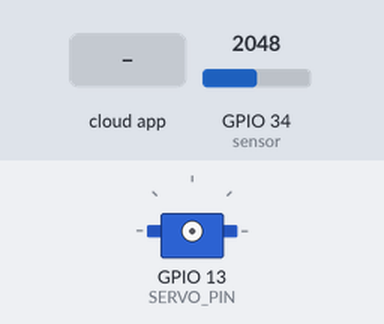
Simulated run of this sketch. Board: ESP32. Parts: servo. Inputs (shaded band) come from the test bench; at power-on: GPIO 34 (sensor) = 2048. WiFi joins after 1.5 s; servers stay silent unless stated; the Firebase database answers and starts empty; what the sketch prints to the serial monitor is not drawn.

Above: at 0.1 s.
At 2.7 s:
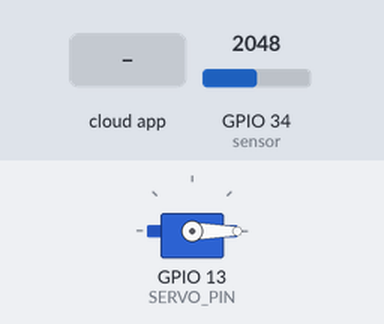
2.8 s: the phone or cloud app sets position to 1
At 4.3 s:
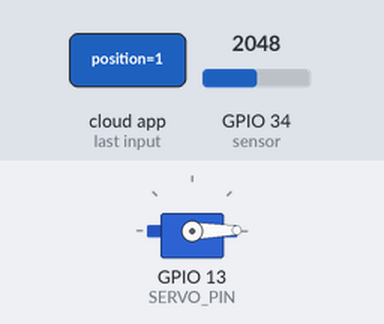
Timing chart, 0 to 5.8 s (numbered marks = the images above; inputs shaded):
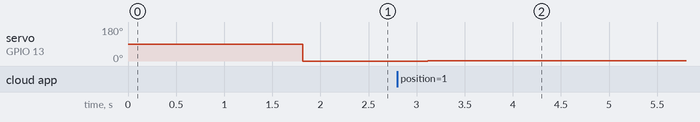

Measured:
- after the input at 2.8 s, servo on GPIO 13 (SERVO_PIN): 0° → 1° after 0.32 s

The sketch:

esp32code.ino
```cpp
#include <WiFi.h>
#include <FirebaseESP32.h>
#include <ESP32Servo.h> //library for ESP32 Servo Control
// Firebase Configuration
#define FIREBASE_HOST "https://esp32-bcb2b-default-rtdb.asia-southeast1.firebasedatabase.app"
 //Stores Firebase database URL
#define FIREBASE_AUTH "eZ6d7yUjvO3AXk1uOV8BwwtOCZp7wsmXgGUJux86"//Stores authentication token for Firebase access
// Wi-Fi Credentials
#define WIFI_SSID "YOUR_WIFI_SSID"
#define WIFI_PASSWORD "YOUR_WIFI_PASSWORD"
// Servo Setup
Servo myServo; //Creates a Servo object to control a servo motor
#define SERVO_PIN 13 // Any PWM-capable GPIO pin
// Firebase Setup
FirebaseData firebaseData; //Object to handle Firebase data communication
FirebaseConfig config; //Configuration object for Firebase settings
FirebaseAuth auth; //Authentication object for Firebase login
void setup()
{
    Serial.begin(9600);
	// Wi-Fi Connection
    WiFi.begin(WIFI_SSID, WIFI_PASSWORD);
    Serial.print("Connecting to Wi-Fi");
    while (WiFi.status() != WL_CONNECTED)
		{
        delay(500);
        Serial.print(".");
		}
    Serial.println("\nConnected to Wi-Fi");
	// Initialize Firebase
     config.host = FIREBASE_HOST; //Sets Firebase host URL.
    config.signer.tokens.legacy_token = FIREBASE_AUTH; //Sets Firebase authentication token
    Firebase.begin(&config, &auth); //Initializes Firebase connection
    Firebase.reconnectWiFi(true); //Automatically reconnects Wi-Fi if disconnected
    // Initialize Servo
    myServo.attach(SERVO_PIN);
    myServo.write(90); // Default position
	  Serial.println("Setup completed.");
}
void loop()
{
  // Send Sensor Data
  int sensorValue = analogRead(34);  // Example sensor on GPIO34
  float voltage = (sensorValue * 3.3) / 4095.0;  // Conversion to 0 - 3.3V
  Serial.print("Sensor Value: ");
  Serial.print(sensorValue);
  Serial.print(" | Voltage: ");
  Serial.print(voltage, 2); // Display 2 decimal places
  Serial.println(" V");
  Firebase.setInt(firebaseData, "/sensor/value", voltage);
    // Read Servo Position from Firebase
  if (Firebase.getInt(firebaseData, "/servo/position"))
	{
        int servoPosition = firebaseData.intData();
        myServo.write(servoPosition);
        Serial.print("Servo Position: ");
        Serial.println(servoPosition);
  }
else
 {
        Serial.println("Failed to read servo position from Firebase.");
        Serial.println(firebaseData.errorReason());
  }
delay(1000);  // 1-second delay for stable updates
}		//end of loop function
```
